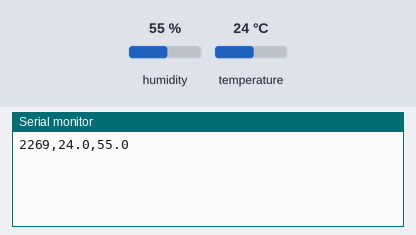
A sketch run on a simulated Arduino Uno, built with avr-gcc and run on an emulated ATmega328P. Parts: the last lines printed to the serial monitor. The inputs (shaded band) are chosen by the test bench; at power-on: humidity 55 %, temperature 24 °C.

Above: at 3.0 s.
3.1 s: humidity set to 22 %
4.6 s: temperature set to 12 °C
At 5.0 s:
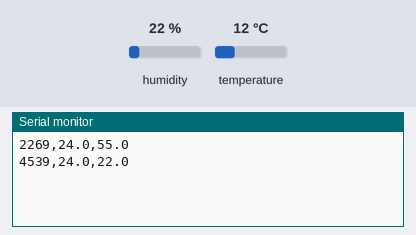
6.1 s: humidity set to 40 %
At 8.1 s:
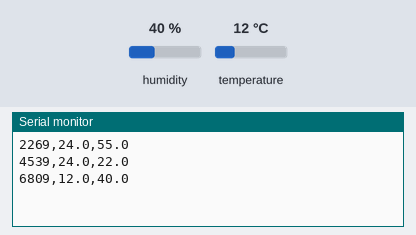
Timing chart, 0 to 9.6 s (numbered marks = the images above; inputs shaded):
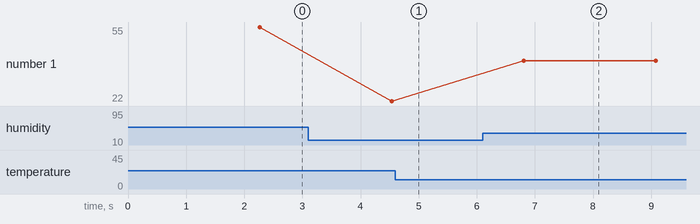

The sketch:

DHT11.ino.ino
```cpp
#include <Arduino.h>
#include "DHT_Async.h"

#define DHT_SENSOR_TYPE DHT_TYPE_11

static const int DHT_SENSOR_PIN = 10;
DHT_Async dht_sensor(DHT_SENSOR_PIN, DHT_SENSOR_TYPE);

void setup() {
    Serial.begin(115200);
}

static bool measure_environment(float *temperature, float *humidity) {
    static unsigned long measurement_timestamp = millis();

    /* Measure once every 1 seconds. */
    if (millis() - measurement_timestamp > 1000ul) {
        if (dht_sensor.measure(temperature, humidity)) {
            measurement_timestamp = millis();
            return (true);
        }
    }

    return (false);
}

void loop() {
    float temperature;
    float humidity;

    if (measure_environment(&temperature, &humidity)) {
        Serial.print(millis());
        Serial.print(",");
        Serial.print(temperature, 1);
        Serial.print(",");
        Serial.println(humidity, 1);
    }
}
```

Measured:
- after the input at 6.1 s, the serial monitor: prints a new line after 0.71 s (image 2)
- plotted number 1: 55 → 22 after the input at 3.1 s, 22 → 40 after the input at 6.1 s
